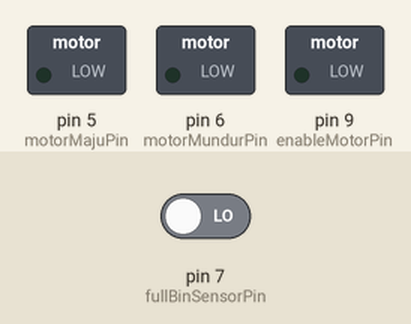
A sketch run on a simulated Arduino Uno, built with avr-gcc and run on an emulated ATmega328P. Parts: switched loads named in the sketch (green lamp = pin HIGH). Inputs (shaded band) come from the test bench; at power-on: pin 7 (fullBinSensorPin) LOW.

Above: at 1.2 s.
1.3 s: pin 7 (fullBinSensorPin) driven HIGH
At 2.0 s:
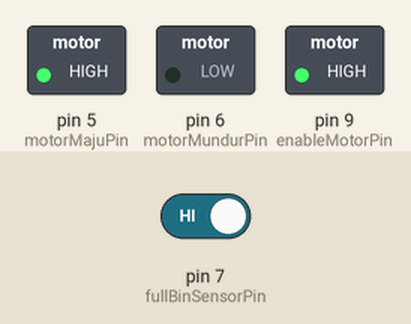
At 13.6 s:
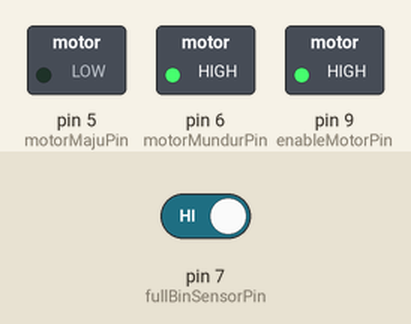
Timing chart, 0 to 31.8 s (numbered marks = the images above; inputs shaded):
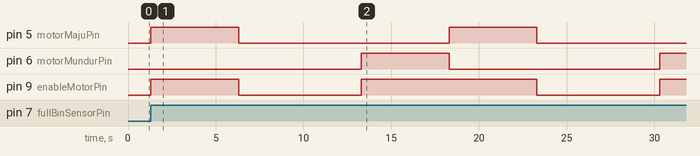

Measured:
- after the input at 1.3 s, pin 5 (motorMajuPin): alternates HIGH for 5.0 s and LOW for 12.0 s, starting at once; pin 6 (motorMundurPin): LOW → HIGH after 12.0 s, → LOW 5.0 s later, → HIGH 12.0 s later; pin 9 (enableMotorPin): goes HIGH 5.0 s, LOW 7.0 s, HIGH 10.0 s, LOW 7.0 s, then HIGH, starting at once

The sketch:

dumping_v2.ino
```cpp
const int motorMajuPin = 5;
const int motorMundurPin = 6;
const int enableMotorPin = 9;

// Sensor bin penuh (disesuaikan dengan comvis)
const int fullBinSensorPin = 7;

// Define untuk bagian mulut
const int dumpSignalPin = fullBinSensorPin;

const int motorSpeed = 255;
const int dumpDuration = 5000;
const int retractDuration = 5000;
const int cleaningDuration = 7000;

void setup() {
  pinMode(motorMajuPin, OUTPUT);
  pinMode(motorMundurPin, OUTPUT);
  pinMode(enableMotorPin, OUTPUT);

  pinMode(fullBinSensorPin, INPUT);
}

void loop() {
  // Cek bin penuh
  if (digitalRead(fullBinSensorPin) == HIGH) {
    // Motor maju (proses dumping)
    digitalWrite(motorMajuPin, HIGH);
    digitalWrite(motorMundurPin, LOW);
    analogWrite(enableMotorPin, motorSpeed);

    // Perkiraan waktu dumping
    delay(dumpDuration);

    // Stop
    digitalWrite(motorMajuPin, LOW);
    digitalWrite(motorMundurPin, LOW);
    analogWrite(enableMotorPin, 0);

    delay(cleaningDuration); // Perkiraan mulut selesai membuang sampah

    // Motor mundur (proses retract)
    digitalWrite(motorMajuPin, LOW);
    digitalWrite(motorMundurPin, HIGH);
    analogWrite(enableMotorPin, motorSpeed);

    // Perkiraan waktu retract
    delay(retractDuration);

    // Kembali ke posisi semula
    digitalWrite(motorMajuPin, LOW);
    digitalWrite(motorMundurPin, LOW);
    analogWrite(enableMotorPin, 0);
  }

}
```
